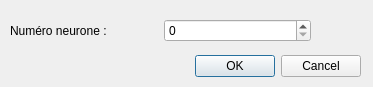
<?xml version="1.0" encoding="UTF-8"?>
<ui version="4.0">
 <class>ApprendreWindow</class>
 <widget class="QDialog" name="ApprendreWindow">
  <property name="geometry">
   <rect>
    <x>0</x>
    <y>0</y>
    <width>373</width>
    <height>87</height>
   </rect>
  </property>
  <property name="windowTitle">
   <string>Apprendre un mouvement</string>
  </property>
  <widget class="QDialogButtonBox" name="buttonBox">
   <property name="geometry">
    <rect>
     <x>20</x>
     <y>50</y>
     <width>341</width>
     <height>32</height>
    </rect>
   </property>
   <property name="orientation">
    <enum>Qt::Horizontal</enum>
   </property>
   <property name="standardButtons">
    <set>QDialogButtonBox::Cancel|QDialogButtonBox::Ok</set>
   </property>
  </widget>
  <widget class="QWidget" name="horizontalLayoutWidget">
   <property name="geometry">
    <rect>
     <x>10</x>
     <y>10</y>
     <width>301</width>
     <height>41</height>
    </rect>
   </property>
   <layout class="QHBoxLayout" name="horizontalLayout">
    <item>
     <widget class="QLabel" name="label">
      <property name="text">
       <string>Numéro neurone : </string>
      </property>
     </widget>
    </item>
    <item>
     <widget class="QSpinBox" name="spinBoxNeuron">
      <property name="maximum">
       <number>127</number>
      </property>
     </widget>
    </item>
   </layout>
  </widget>
 </widget>
 <resources/>
 <connections>
  <connection>
   <sender>buttonBox</sender>
   <signal>accepted()</signal>
   <receiver>ApprendreWindow</receiver>
   <slot>accept()</slot>
   <hints>
    <hint type="sourcelabel">
     <x>248</x>
     <y>254</y>
    </hint>
    <hint type="destinationlabel">
     <x>157</x>
     <y>274</y>
    </hint>
   </hints>
  </connection>
  <connection>
   <sender>buttonBox</sender>
   <signal>rejected()</signal>
   <receiver>ApprendreWindow</receiver>
   <slot>reject()</slot>
   <hints>
    <hint type="sourcelabel">
     <x>316</x>
     <y>260</y>
    </hint>
    <hint type="destinationlabel">
     <x>286</x>
     <y>274</y>
    </hint>
   </hints>
  </connection>
 </connections>
</ui>
